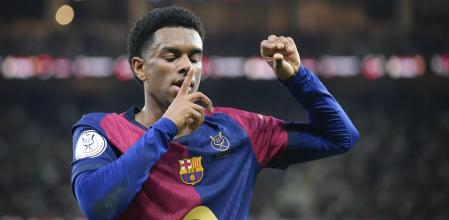
#> input picture lesson 7/images/b1.jpeg, 449 x 220 px, found by its file name; its folder holds only this picture in this run
$ python slideshow.py
#> lines starting #> are read from the running program, lines starting #| are printed output that depends on the picture
import cv2
import os
from PIL import Image
os.chdir(r"C:\Users\KIKE\OneDrive\Desktop\Coding ch4\lesson 7\images")
path=r"C:\Users\KIKE\OneDrive\Desktop\Coding ch4\lesson 7\images"
avgh=0
width=0
numimages=len(os.listdir("."))
print(numimages)
#finding mean width and height
for i in os.listdir("."):
    img=Image.open(os.path.join(path,i))
#> img is the input picture: PIL image 449x220 RGB; mean R, G, B 66.7, 60.8, 71.8
    widths,height=img.size
#> widths = 449; height = 220
    width=width+widths
#> width = 449
    avgh=avgh+height
#> avgh = 220
width=width//5
#> width = 89
avgh=avgh//5
#> avgh = 44
print(avgh)
#| 44
print(width)
#| 89
for i in os.listdir("."):
    if i.endswith(".jpg") or i.endswith("jpeg"):
        img=Image.open(os.path.join(path,i))
        widths,height=img.size
        print(widths,height)
#| 449 220
        #reszing
        re=img.resize((width,avgh),Image.Resampling.LANCZOS)
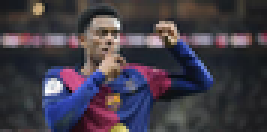
#> re: PIL image 89x44 RGB (shown 3 times larger); mean R, G, B 66.7, 60.8, 71.8
        re.save(i,"JPEG",quality=100)
        print(img.filename.split('\\')[-1],"is resized")
#| lesson 7/images/b1.jpeg is resized
#video generation
def vg():
    nameoffile="video.avi"
    os.chdir(r"C:\Users\KIKE\OneDrive\Desktop\Coding ch4\lesson 7\images")
    imagess=[]
    for i in os.listdir("."):
        if i.endswith(".jpeg") or i.endswith("jpg"):
            imagess.append(i)
    print(imagess)
    frame=cv2.imread(os.path.join(".", imagess[0]))
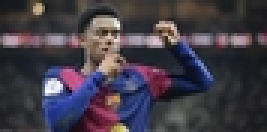
#> frame: shape (44, 89, 3) (shown 3 times larger); mean B, G, R 71.8, 60.8, 66.7
    height,width,layers=frame.shape
#> height = 44; width = 89; layers = 3
    video=cv2.VideoWriter(nameoffile,0,1,(width,height))
    for rt in imagess:
        video.write(cv2.imread(os.path.join(".",rt)))
    video.release()
vg()

$ run again, on lesson 7/images/r1.jpeg
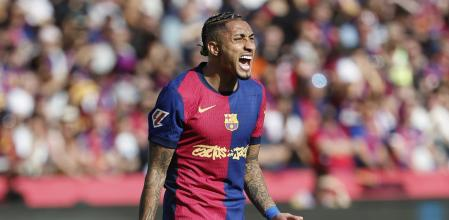
#> input picture lesson 7/images/r1.jpeg, 449 x 220 px, found by its file name
#> img is the input picture: PIL image 449x220 RGB; mean R, G, B 138.8, 105, 108.1
#| 44
#| 89
#| 449 220
#> `re=img.resize((width,avgh),Image.Resampling.LANCZOS)`:
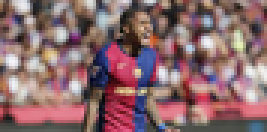
#> re: PIL image 89x44 RGB (shown 3 times larger); mean R, G, B 138.8, 105, 108.1
#| lesson 7/images/r1.jpeg is resized
#> in vg, `frame=cv2.imread(os.path.join(".", imagess[0]))`:
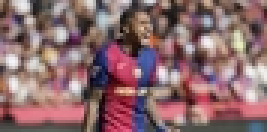
#> frame: shape (44, 89, 3) (shown 3 times larger); mean B, G, R 108.1, 105, 138.8

$ run again, on lesson 7/images/c1.jpg
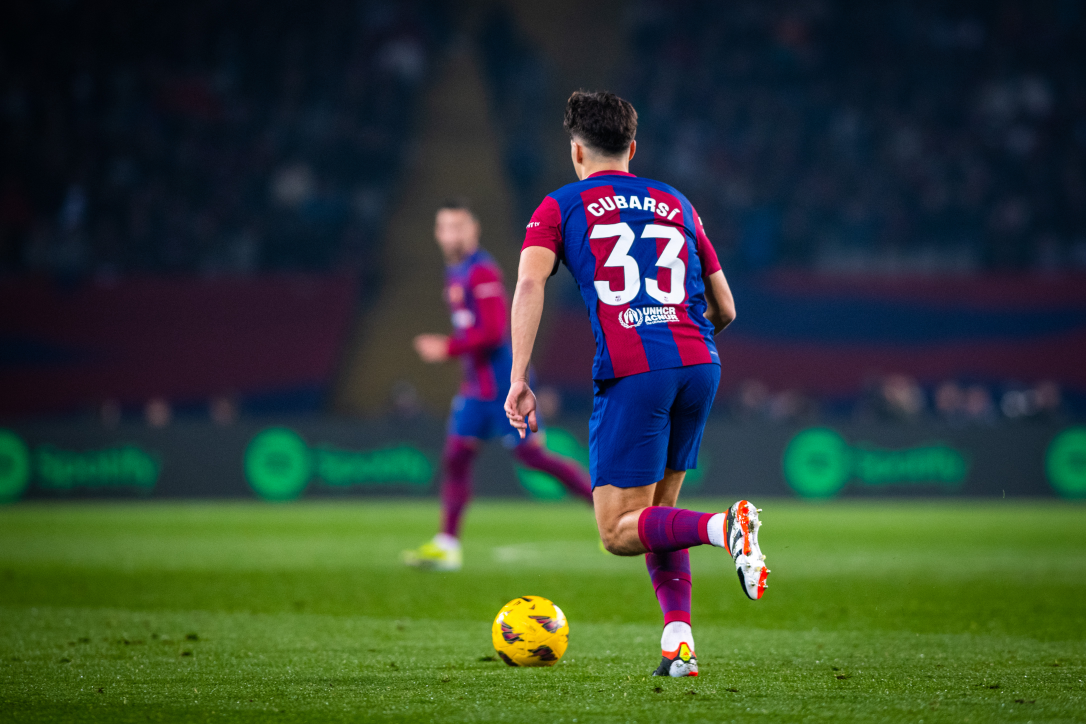
#> input picture lesson 7/images/c1.jpg, 4344 x 2896 px, found by its file name (shown at 1/4 size)
#> img is the input picture: PIL image 4344x2896 RGB; mean R, G, B 50.5, 65.2, 50.8
#| 579
#| 868
#| 4344 2896
#> `re=img.resize((width,avgh),Image.Resampling.LANCZOS)`:
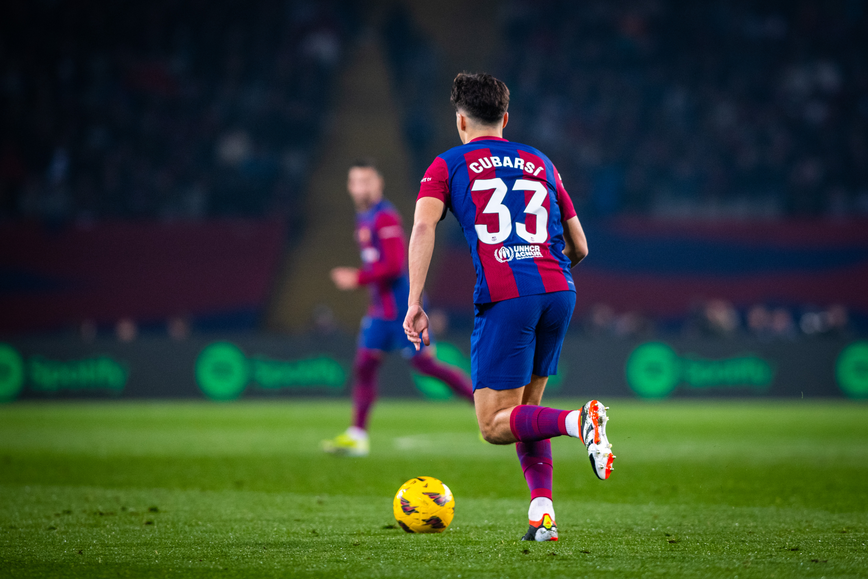
#> re: PIL image 868x579 RGB; mean R, G, B 50.5, 65.2, 50.8
#| lesson 7/images/c1.jpg is resized

$ run again, on lesson 7/images/l1.jpeg
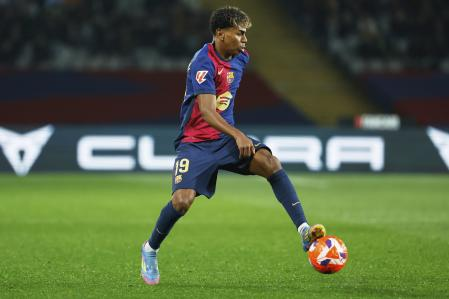
#> input picture lesson 7/images/l1.jpeg, 449 x 299 px, found by its file name
#> img is the input picture: PIL image 449x299 RGB; mean R, G, B 84.6, 99.3, 65.8
#| 59
#| 89
#| 449 299
#> `re=img.resize((width,avgh),Image.Resampling.LANCZOS)`:
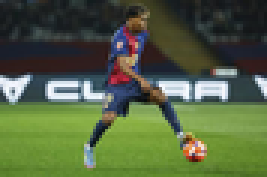
#> re: PIL image 89x59 RGB (shown 3 times larger); mean R, G, B 84.6, 99.3, 65.7
#| lesson 7/images/l1.jpeg is resized
#> in vg, `frame=cv2.imread(os.path.join(".", imagess[0]))`:
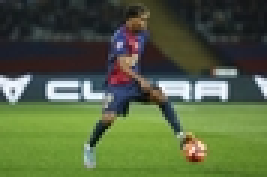
#> frame: shape (59, 89, 3) (shown 3 times larger); mean B, G, R 65.8, 99.3, 84.6

$ run again, on lesson 7/images/p1.jpg
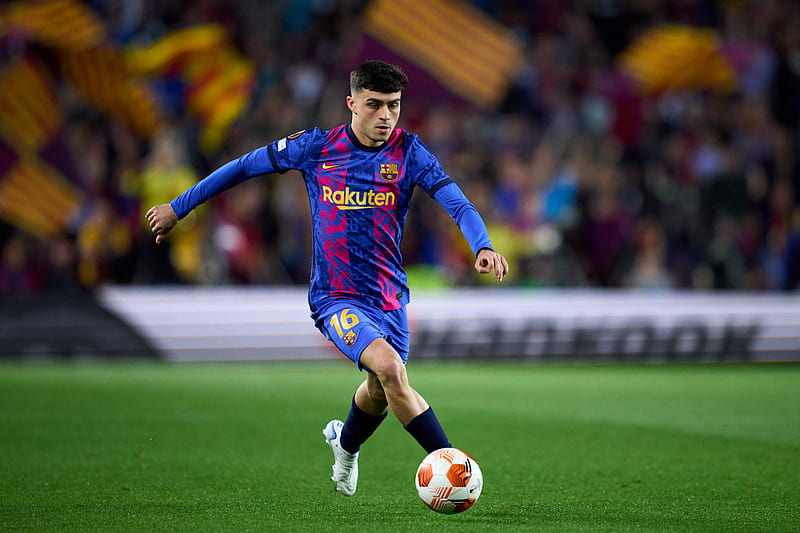
#> input picture lesson 7/images/p1.jpg, 800 x 533 px, found by its file name
#> img is the input picture: PIL image 800x533 RGB; mean R, G, B 74.2, 80.1, 62.2
#| 106
#| 160
#| 800 533
#> `re=img.resize((width,avgh),Image.Resampling.LANCZOS)`:
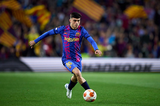
#> re: PIL image 160x106 RGB; mean R, G, B 74.2, 80.1, 62.2
#| lesson 7/images/p1.jpg is resized
#> in vg, `frame=cv2.imread(os.path.join(".", imagess[0]))`:
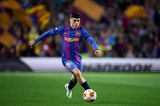
#> frame: shape (106, 160, 3); mean B, G, R 62.2, 80.1, 74.2
